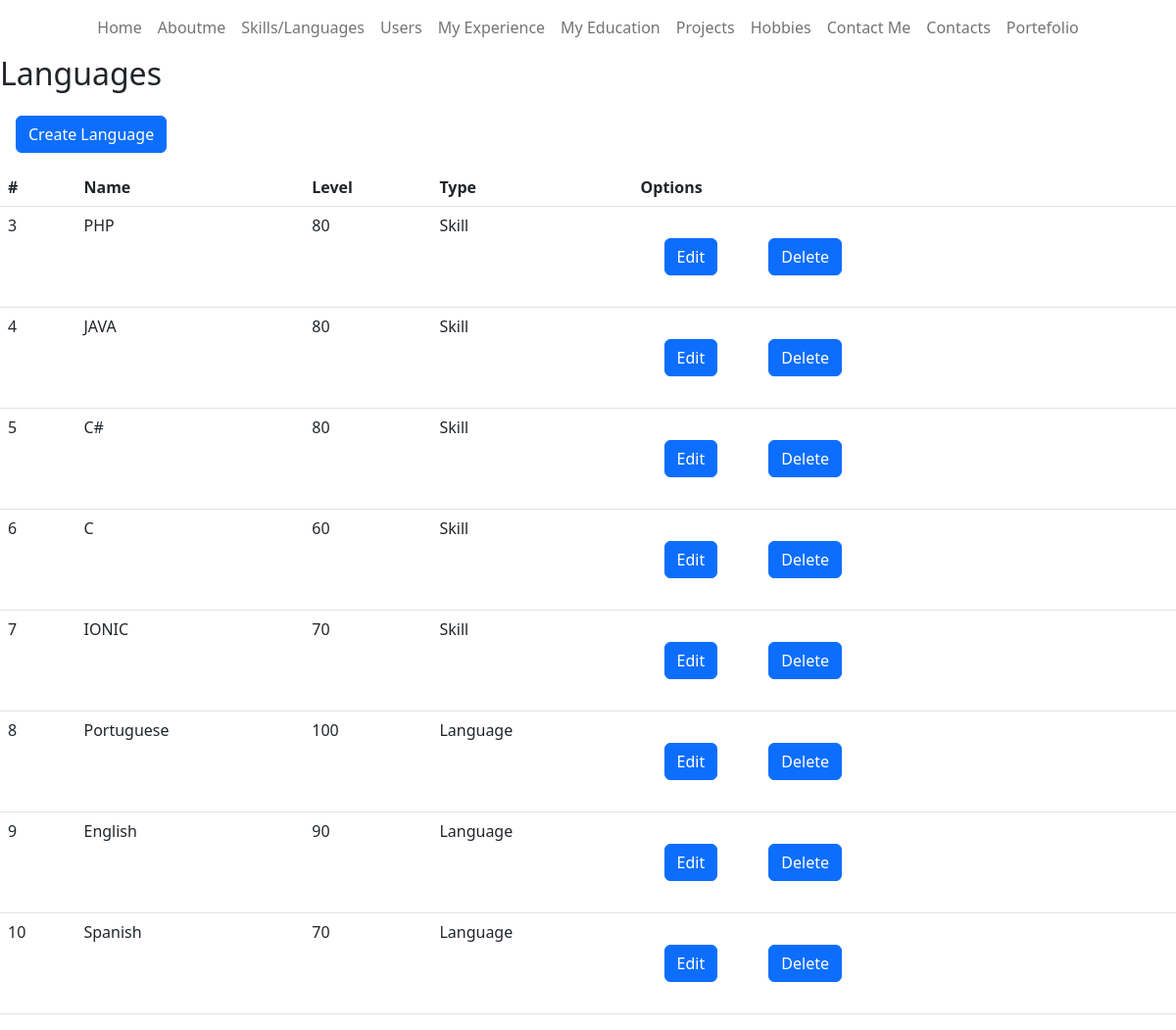
Screenshot of /CMS/pages/skillslanguages/read.php with the database file from the repository.
### tables this page shows
CREATE TABLE `skillslanguages` (
  `id` int(11) NOT NULL,
  `name` varchar(100) NOT NULL,
  `level` int(11) NOT NULL,
  `type` int(50) NOT NULL
);

### CMS/pages/skillslanguages/read.php (the view, shortened to what this page needs)
<?php
$pdo = pdo_connect_mysql();
$page = isset($_GET['page']) && is_numeric($_GET['page']) ? (int)$_GET['page'] : 1;
$records_per_page = 20;
$stmt = $pdo->prepare('SELECT * FROM skillslanguages ORDER BY id LIMIT :current_page, :record_per_page');
$stmt->bindValue(':current_page', ($page-1)*$records_per_page, PDO::PARAM_INT);
$stmt->bindValue(':record_per_page', $records_per_page, PDO::PARAM_INT);
$stmt->execute();
$languages = $stmt->fetchAll(PDO::FETCH_ASSOC);
?>
<div class="content read">
<?php
require_once "../../navbars/navbaradmin.php";
?>
	<h2>Languages</h2>
    <button onclick="window.location.href='./create.php'" class="create-language btn btn-primary m-3">Create Language</button>
	<table class="table">
        <thead>
            <tr>
                <th>#</th>
                <th>Name</th>
                <th>Level</th>
                <th>Type</th>
                <th>Options</th>
            </tr>
        </thead>
        <tbody>
            <?php foreach ($languages as $language): ?>
            <tr>
                <td><?=$language['id']?></td>
                <td><?=$language['name']?></td>
                <td><?=$language['level']?></td>
                <td><?php echo ($language['type'] == 0) ? "Skill" : "Language"; ?></td>
                <td class="actions">
                <?php echo "<a href=\"update.php?id={$language['id']}\" class=\"edit\"><button type='button' class='btn btn-primary m-4'>Edit</button></a>"?>
                <?php echo "<a href=\"delete.php?id={$language['id']}\" class=\"trash\"><button type='button' class='btn btn-primary m-4'>Delete</button> </a>"?>
                </td>
            </tr>
            <?php endforeach; ?>
        </tbody>
    </table>
</div>

### rows the page displays
skillslanguages: id "3", name "PHP", level "80", type "Skill"
skillslanguages: id "4", name "JAVA", level "80", type "Skill"
skillslanguages: id "5", name "C#", level "80", type "Skill"
skillslanguages: id "6", name "C", level "60", type "Skill"
skillslanguages: id "7", name "IONIC", level "70", type "Skill"
skillslanguages: id "8", name "Portuguese", level "100", type "Language"
skillslanguages: id "9", name "English", level "90", type "Language"
skillslanguages: id "10", name "Spanish", level "70", type "Language"
